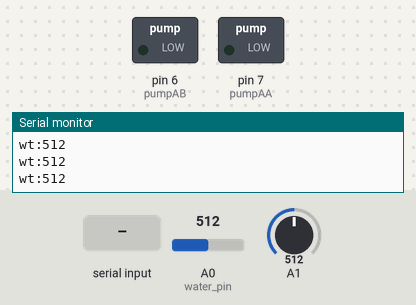
Recording of a sketch running on a simulated Arduino Uno, built with avr-gcc and run on an emulated ATmega328P. Parts: switched loads named in the sketch (green lamp = pin HIGH), the last lines printed to the serial monitor. The inputs (shaded band) are chosen by the test bench; at power-on: A0 (water_pin) = 512, A1 = 512.

Above: at 1.2 s.
1.3 s: "open" received over Serial
At 3.7 s:
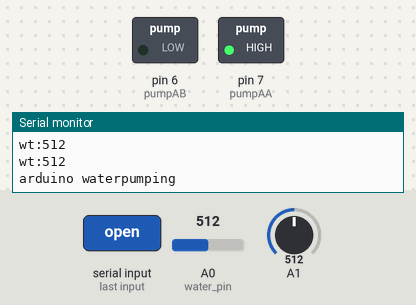
4.0 s: A0 (water_pin) set to 414
7.0 s: A0 (water_pin) set to 385
At 7.4 s:
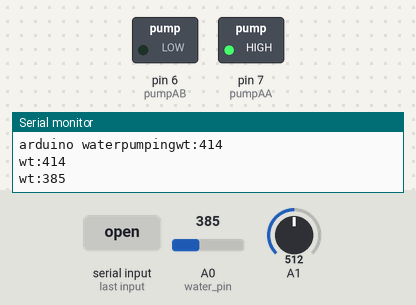
10.0 s: A0 (water_pin) set to 410
At 10.9 s:
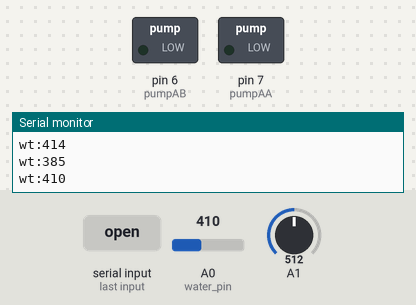
Timing chart, 0 to 12.5 s (numbered marks = the images above; inputs shaded):
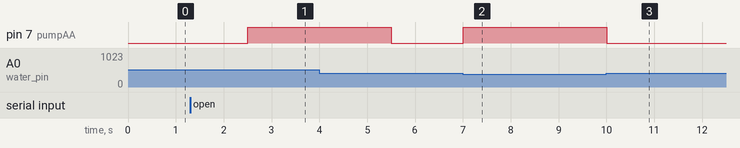

The sketch:

waterpump_sound.ino
```cpp
int water_pin = A0;      //수분수위센서 A0에 연결
int pumpAA = 7;
int pumpAB = 6;
int sound = A1;          //사운드센서 A1에 연결

void setup() {
  Serial.begin(9600);
  pinMode(pumpAA, OUTPUT);
  pinMode(pumpAB, OUTPUT);

}

void loop(){
  int water_val = analogRead(A0);   // 수분수위센서값을 'water_val'에 저장
  int sound_val = analogRead(A1);   // 사운드센서값을 'sound_val'에 저장
  Serial.print("wt:");
  Serial.println(water_val);
  if(Serial.available()>0){
    String data = Serial.readString();
    if (data == "open"){
      Serial.print("arduino waterpumping");
      digitalWrite(pumpAA, HIGH);
      digitalWrite(pumpAB, LOW);
      delay(3000);
      digitalWrite(pumpAA, LOW);
      digitalWrite(pumpAB, LOW);
      }
  }else if(water_val < 400){
  digitalWrite(pumpAA, HIGH);
  digitalWrite(pumpAB, LOW);
  delay(3000);
  digitalWrite(pumpAA, LOW);
  digitalWrite(pumpAB, LOW);
  }
 delay(500);
}
```

Measured:
- after the input at 1.3 s, pin 7 (pumpAA): LOW → HIGH after 1.2 s
- after the input at 7.0 s, pin 7 (pumpAA): LOW → HIGH at once
- after the input at 10.0 s, pin 7 (pumpAA): goes on until 10.0 s, then stays LOW
